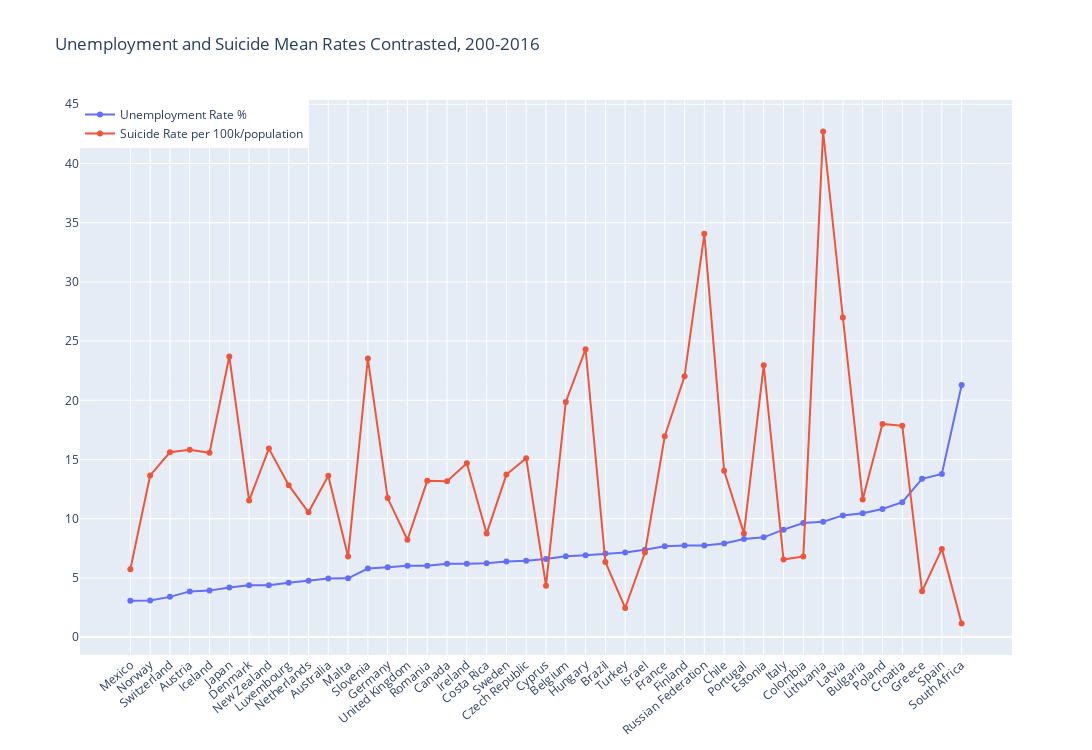

Notebook code cell kept with this figure:
### Code cell
fig = go.Figure()
fig.add_trace(go.Scatter(x=mrg_countries.index, y=mrg_countries.unemploy_rate,mode='markers+lines', name="Unemployment Rate %"))
fig.add_trace(go.Scatter(x=mrg_countries.index, y=mrg_countries.suic_100k, mode='markers+lines', name="Suicide Rate per 100k/population"))
fig.update_layout(legend=dict(x=0,y=1),xaxis=dict(tickmode='linear', tick0=0, tickangle=320), width=1500, height=750, title="Unemployment and Suicide Mean Rates Contrasted, 200-2016")
fig.show()
fig.write_html("..\\reports\\html\\contrast_lines_countries.html")
fig.write_image("..\\reports\\png\\contrast_lines_countries.png", width=1280, height=960)

### Figure 1 — Plotly figure (JSON) as saved in the notebook; plotly's stock layout.template omitted (floating-point values rounded to 4 significant figures)
{"data": [{"mode": "markers+lines", "name": "Unemployment Rate %", "type": "scatter", "x": ["Mexico", "Norway", "Switzerland", "Austria", "Iceland", "Japan", "Denmark", "New Zealand", "Luxembourg", "Netherlands", "Australia", "Malta", "Slovenia", "Germany", "United Kingdom", "Romania", "Canada", "Ireland", "Costa Rica", "Sweden", "Czech Republic", "Cyprus", "Belgium", "Hungary", "Brazil", "Turkey", "Israel", "France", "Finland", "Russian Federation", "Chile", "Portugal", "Estonia", "Italy", "Colombia", "Lithuania", "Latvia", "Bulgaria", "Poland", "Croatia", "Greece", "Spain", "South Africa"], "y": [3.074, 3.092, 3.398, 3.859, 3.926, 4.197, 4.375, 4.389, 4.585, 4.77, 4.959, 4.96, 5.788, 5.892, 6.029, 6.034, 6.192, 6.202, 6.243, 6.387, 6.451, 6.592, 6.834, 6.904, 7.051, 7.137, 7.377, 7.663, 7.73, 7.737, 7.907, 8.289, 8.424, 9.074, 9.639, 9.745, 10.28, 10.46, 10.82, 11.4, 13.37, 13.78, 21.29]}, {"mode": "markers+lines", "name": "Suicide Rate per 100k/population", "type": "scatter", "x": ["Mexico", "Norway", "Switzerland", "Austria", "Iceland", "Japan", "Denmark", "New Zealand", "Luxembourg", "Netherlands", "Australia", "Malta", "Slovenia", "Germany", "United Kingdom", "Romania", "Canada", "Ireland", "Costa Rica", "Sweden", "Czech Republic", "Cyprus", "Belgium", "Hungary", "Brazil", "Turkey", "Israel", "France", "Finland", "Russian Federation", "Chile", "Portugal", "Estonia", "Italy", "Colombia", "Lithuania", "Latvia", "Bulgaria", "Poland", "Croatia", "Greece", "Spain", "South Africa"], "y": [5.736, 13.65, 15.61, 15.82, 15.56, 23.7, 11.53, 15.92, 12.83, 10.54, 13.63, 6.809, 23.53, 11.74, 8.224, 13.2, 13.16, 14.68, 8.745, 13.73, 15.1, 4.345, 19.86, 24.31, 6.343, 2.461, 7.14, 16.96, 22.03, 34.06, 14.05, 8.757, 22.96, 6.547, 6.817, 42.7, 26.99, 11.63, 18.01, 17.84, 3.874, 7.451, 1.149]}], "layout": {"height": 750, "legend": {"x": 0, "y": 1}, "title": {"text": "Unemployment and Suicide Mean Rates Contrasted, 200-2016"}, "width": 1500, "xaxis": {"tick0": 0, "tickangle": -40, "tickmode": "linear"}}}
